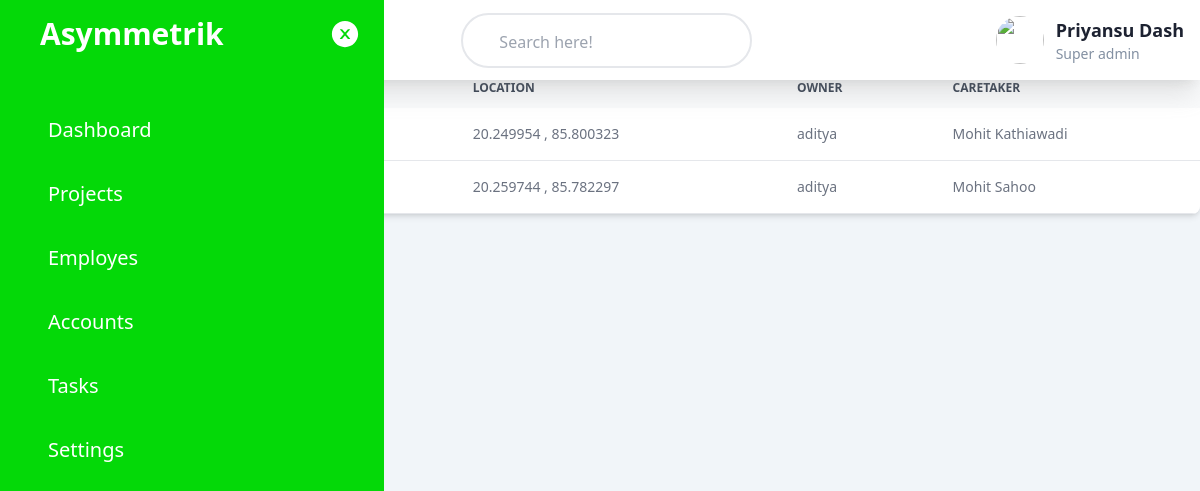
Page /allProject/ on the earlier database version.
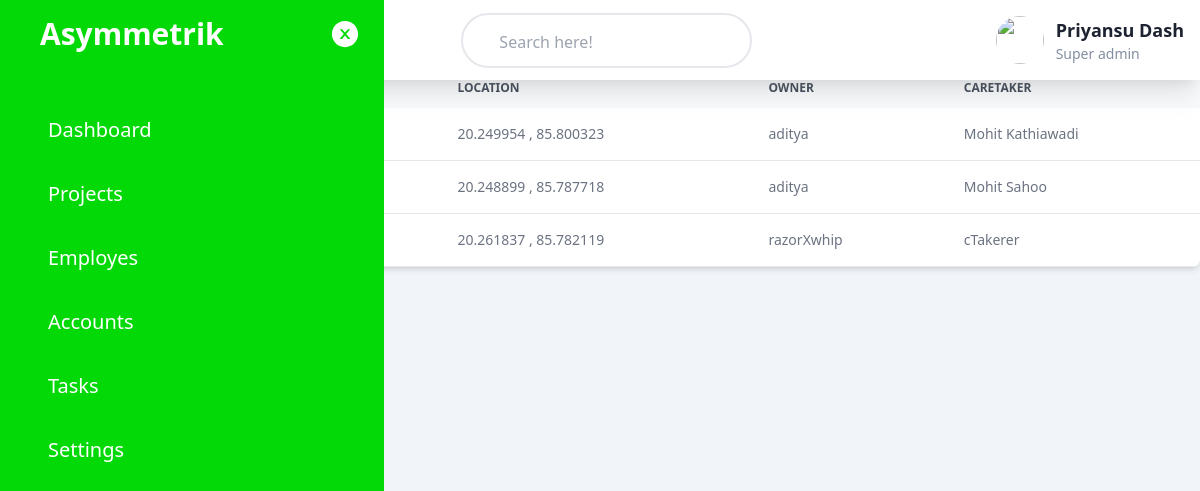
Same page on the later database version.
### myApp/models.py (models this page shows, shortened)
class project(models.Model):
    reg=models.IntegerField()
    name=models.CharField(max_length=30)
    lat=models.CharField(max_length=40)
    long=models.CharField(max_length=40)
    zoomIn=models.IntegerField(default=12)
    owner=models.CharField(max_length=40)
    careT=models.CharField(max_length=200)

### myApp/views.py (the view)
# urls.py: path('allProject/',allProjects,name='allProject'),
def allProjects(request):
    proj = project.objects.all()
    context = {
        "project":proj
    }
    return render(request,'allProjects.html',context)

### myApp/templates/allProjects.html (shortened to what this page needs)
{% extends 'base.html' %}
{% load static %}
{% block content %}
    <div class="relative overflow-x-auto shadow-md sm:rounded-lg">
        <table class="w-full text-sm text-left text-gray-500 dark:text-gray-400">
            <caption class="p-5 text-lg font-semibold text-left text-gray-900 bg-white dark:text-white dark:bg-gray-800">
            </caption>
            <thead class="text-xs text-gray-700 uppercase bg-gray-50 dark:bg-gray-700 dark:text-gray-400">
                <tr>
                    <th scope="col" class="px-6 py-3">
                    </th>
                    <th scope="col" class="px-6 py-3">
                    </th>
                    <th scope="col" class="px-6 py-3">
                        Location
                    </th>
                    <th scope="col" class="px-6 py-3">
                        Owner
                    </th>
                    <th scope="col" class="px-6 py-3">
                        Caretaker
                    </th>
                </tr>
            </thead>
            <tbody>
                {% for p in project %}
                <tr class="bg-white border-b dark:bg-gray-800 dark:border-gray-700">
                    <th scope="row" class="px-6 py-4 font-medium text-gray-900 whitespace-nowrap dark:text-white">
                        <a href={% url 'viewProject' p.reg %}>
                    </th>
                    <td class="px-6 py-4">
                    </td>
                    <td class="px-6 py-4">
                        {{p.lat}} , {{p.long}}
                    </td>
                    <td class="px-6 py-4">
                        {{p.owner}}
                    </td>
                    <td class="px-6 py-4">
                        {{p.careT}}
                    </td>
                </tr>
                {% endfor %}
            </tbody>
        </table>
    </div>
{% endblock  %}

Differences in the rows shown:
changed project "Mohit Sahoo": lat "20.259744" → "20.248899"; long "85.782297" → "85.787718"
added project: lat "20.261837", long "85.782119", owner "razorXwhip", careT "cTakerer"
